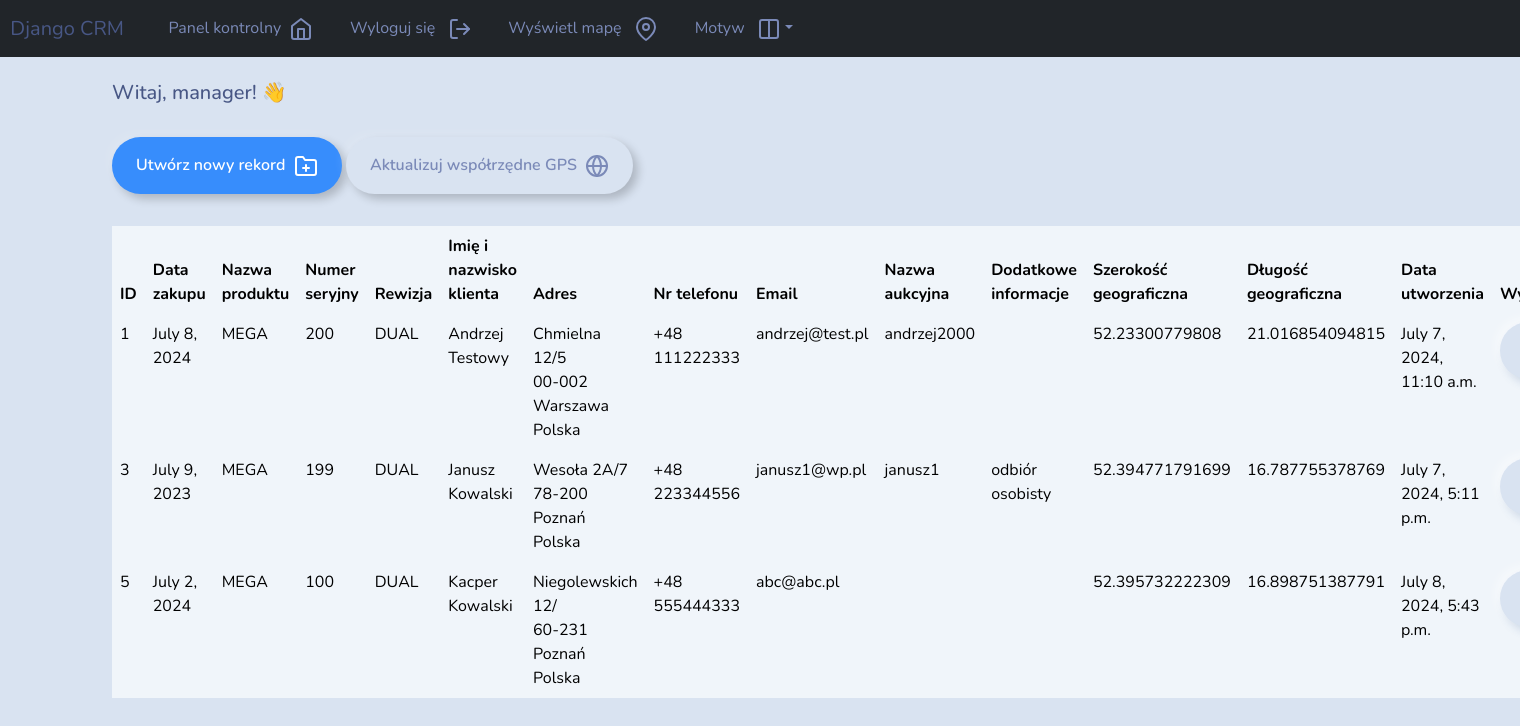
The page /dashboard (signed in) on the database its author committed.
### webapp/models.py (models this page shows, shortened)
class Record(models.Model):
    creation_date = models.DateTimeField(auto_now_add=True)
    purchase_date = models.DateField(blank=True, null=True)  # Allows blank and NULL
    product_name = models.CharField(max_length=100, blank=True)  # Allows blank
    serial_number = models.CharField(max_length=100, blank=True)  # Allows blank
    revision = models.CharField(max_length=100, blank=True)  # Allows blank
    customer_first_name = models.CharField(max_length=100, blank=True)  # Allows blank
    customer_last_name = models.CharField(max_length=100, blank=True)  # Allows blank
    address_street = models.CharField(max_length=100, blank=True)  # Allows blank
    address_building = models.CharField(max_length=100, blank=True)  # Allows blank
    address_apartment = models.CharField(max_length=100, blank=True)  # Allows blank
    address_city = models.CharField(max_length=100, blank=True)  # Allows blank
    address_postal_code = models.CharField(max_length=100, blank=True)  # Allows blank
    address_country = models.CharField(max_length=100, blank=True)  # Allows blank
    phone_number = models.CharField(max_length=100, blank=True)  # Allows blank
    email = models.EmailField(max_length=100, blank=True)  # Allows blank
    auction_name = models.CharField(max_length=100, blank=True)  # Allows blank
    additional_info = models.TextField(max_length=1000, blank=True)  # Allows blank
    gps_latitude = models.FloatField(null=True, blank=True)  # Allows NULL and blank
    gps_longitude = models.FloatField(null=True, blank=True)  # Allows NULL and blank

### webapp/views.py (the view)
# urls.py: path('dashboard', views.dashboard, name='dashboard'),
@login_required(login_url='user_login')
def dashboard(request):
    my_records = Record.objects.all()
    context = {'records': my_records}
    return render(request, 'webapp/dashboard.html', context=context)

### webapp/templates/webapp/dashboard.html (shortened to what this page needs)
{% extends 'webapp/base.html' %}
{% load static %}
{% block content %}
<h5>Witaj, {{user}}! 👋</h5>
<a class="btn btn-outline-primary btn-md" href="{% url 'create_record' %}">Utwórz nowy rekord&nbsp;&nbsp;<i data-feather="folder-plus"></i></a>
<a class="btn btn-outline-secondary btn-md" href="{% url 'update_coordinates' %}">Aktualizuj współrzędne GPS&nbsp;&nbsp;<i data-feather="globe"></i></a>
<table class="table table-light table-hover">
    <thead class="thead-light">
        <tr>
            <th scope="col">ID</th>
            <th scope="col">Data zakupu</th>
            <th scope="col">Nazwa produktu</th>
            <th scope="col">Numer seryjny</th>
            <th scope="col">Rewizja</th>
            <th scope="col">Imię i nazwisko klienta</th>
            <th scope="col">Adres</th>
            <th scope="col">Nr telefonu</th>
            <th scope="col">Email</th>
            <th scope="col">Nazwa aukcyjna</th>
            <th scope="col">Dodatkowe informacje</th>
            <th scope="col">Szerokość geograficzna</th>
            <th scope="col">Długość geograficzna</th>
            <th scope="col">Data utworzenia</th>
            <th scope="col">Wyświetl</th>
        </tr>
    </thead>
    <tbody>
        {% if records %}
            {% for record in records %}
            <tr>
                <td>{{record.id}}</td>
                <td>{{record.purchase_date}}</td>
                <td>{{record.product_name}}</td>
                <td>{{record.serial_number}}</td>
                <td>{{record.revision}}</td>
                <td>{{record.customer_first_name}} {{record.customer_last_name}}</td>
                <td>{{record.address_street}} {{record.address_building}}/{{record.address_apartment}}<br>
                    {{record.address_postal_code}} {{record.address_city}}<br>
                    {{record.address_country}}
                </td>
                <td>{{record.phone_number}}</td>
                <td>{{record.email}}</td>
                <td>{{record.auction_name}}</td>
                <td>{{record.additional_info}}</td>
                <td>{{record.gps_latitude}}</td>
                <td>{{record.gps_longitude}}</td>
                <td>{{record.creation_date}}</td>
                <td>
                    <a class="btn btn-success btn-md" href="{% url 'view_record' record.id %}"></a>
                </td>
            </tr>
            {% endfor %}
        {% endif %}
    </tbody>
</table>
{% endblock %}

### rows shown on the page
Record: id "1", purchase_date "July 8, 2024", product_name "MEGA", serial_number "200", revision "DUAL", customer_first_name "Andrzej", customer_last_name "Testowy", address_street "Chmielna", address_building "12", address_apartment "5", address_postal_code "00-002", address_city "Warszawa", address_country "Polska", phone_number "+48 111222333", email "andrzej@test.pl", auction_name "andrzej2000", gps_latitude "52.23300779808", gps_longitude "21.016854094815", creation_date "July 7, 2024, 11:10 a.m."
Record: id "3", purchase_date "July 9, 2023", product_name "MEGA", serial_number "199", revision "DUAL", customer_first_name "Janusz", customer_last_name "Kowalski", address_street "Wesoła", address_building "2A", address_apartment "7", address_postal_code "78-200", address_city "Poznań", address_country "Polska", phone_number "+48 223344556", email "janusz1@wp.pl", auction_name "janusz1", additional_info "odbiór osobisty", gps_latitude "52.394771791699", gps_longitude "16.787755378769", creation_date "July 7, 2024, 5:11 p.m."
Record: id "5", purchase_date "July 2, 2024", product_name "MEGA", serial_number "100", revision "DUAL", customer_first_name "Kacper", customer_last_name "Kowalski", address_street "Niegolewskich", address_building "12", address_postal_code "60-231", address_city "Poznań", address_country "Polska", phone_number "+48 555444333", email "abc@abc.pl", gps_latitude "52.395732222309", gps_longitude "16.898751387791", creation_date "July 8, 2024, 5:43 p.m."

### other values the page prints
{{ user }} "manager"
